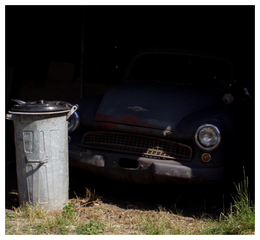
%> input picture ANI-DZO - Image processing/task5/car_low.png, 260 x 240 px, shrunk from 510 x 470 before the run
$ octave test_HDR.m   (GNU Octave 9; MATLAB toolbox functions it lacks are replaced by stand-ins)
%> lines starting %> are read from the running program, lines starting %| are printed output that depends on the picture; in (x1, y1, x2, y2) boxes, pixels count from 0 and x2, y2 are one past the last pixel; in counts of white or black regions, pixels touching at a corner belong together; the program's own positions count from 1
### ANI-DZO - Image processing/task5/calc_grad.m
function [Gx, Gy] = calc_grad(I)
    [h, w, c] = size(I);
    Gx = zeros(h, w, c);
    Gy = zeros(h, w, c);

    for y = 2:h
        for x = 2:w
            for c = 1:3
                Gy(y, x, c) = I(y, x, c) - I(y, x-1, c);
                Gx(y, x, c) = I(y, x, c) - I(y-1, x, c);
            end
        end
    end
    Gy(:,1,:) = 0;
    Gy(:,end,:) = 0;
    Gx(1,:,:) = 0;
    Gx(end,:,:) = 0;
end

### ANI-DZO - Image processing/task5/get_mask.m
function M = get_mask(GxA, GyA, GxB, GyB)
    h = size(GxA, 1);
    w = size(GxA, 2);
    M = zeros(h, w);

    for y = 1:h
        for x = 1:w
            mag_GA = GxA(y, x, :).^2 + GyA(y, x, :).^2;
            mag_GB = GxB(y, x, :).^2 + GyB(y, x, :).^2;
            if sum(mag_GA) < sum(mag_GB)
                M(y, x, :) = 255;
            end
        end
    end
    M = repmat(M, [1,1,3]);
end

### ANI-DZO - Image processing/task5/merge_grad.m
function [Gx, Gy] = merge_grad(GxA, GyA, GxB, GyB, M)
    h = size(GxA, 1);
    w = size(GxA, 2);
    Gx = zeros(h,w,3);
    Gy = zeros(h,w,3);

    for y = 1:h
        for x = 1:w
            for c = 1:3
                if M(y, x, c) == 0
                    Gx(y, x, c) = GxA(y, x, c);
                    Gy(y, x, c) = GyA(y, x, c);
                else
                    Gx(y, x, c) = GxB(y, x, c);
                    Gy(y, x, c) = GyB(y, x, c);
                end
            end
        end
    end
end

### ANI-DZO - Image processing/task5/calc_div.m
function [divG] = calc_div(Gx, Gy)
    [h, w, c] = size(Gx);
    Gxdx = diff(Gx, 1, 1);
    Gydy = diff(Gy, 1, 2);
    % padd Gxdx/Gydy with 0 row/col
    divG = [Gxdx;  zeros(1,w,c)] + [Gydy, zeros(h,1,c)];
end

### ANI-DZO - Image processing/task5/solve_FT.m
function O = solve_FT(divG)
    lambda = 0.00000001;
    [h,w,~] = size(divG);
    kernel = [0 1 0;
              1 -4 1;
              0 1 0];
    ker_fft = fft2(kernel, h, w);
    img_fft = fft2(divG);
    O = conj(ker_fft).*img_fft;
    O = O ./ (abs(ker_fft).^2 + lambda);
    O = real(ifft2(O));
end

### ANI-DZO - Image processing/task5/normalize_colors.m
function O = normalize_colors(I)
    O = zeros(size(I));
    for c=1:3
        channel = I(:,:,c);
        MIN = min(channel(:));
        MAX = max(channel(:));

        if (MAX - MIN) > 1e-6 % prevent div by 0
            O(:,:,c) = (channel - MIN) / (MAX - MIN);
        else
            O(:,:,c) = channel;
        end
    end
end

### ANI-DZO - Image processing/task5/test_HDR.m

%%%%%%%%%%%%% HDR Image Fusion Test %%%%%%%%%%%%%%

fig=0;

%%% read input images (car low / high)

A = double(imread('car_low.png'))/255;
B = double(imread('car_high.png'))/255;
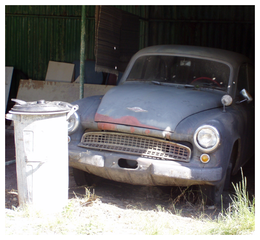
%> input picture ANI-DZO - Image processing/task5/car_high.png, 260 x 240 px, shrunk from 510 x 470 before the run

fig=fig+1; figure(fig); imagesc(A); axis image; title('Car Low')
fig=fig+1; figure(fig); imagesc(B); axis image; title('Car High')

%%% compute gradients

[GxA, GyA] = calc_grad(A);
[GxB, GyB] = calc_grad(B);

fig=fig+1; figure(fig); imagesc(0.5*GxA+0.5); axis image; title('Car Low (Gx)')
fig=fig+1; figure(fig); imagesc(0.5*GyA+0.5); axis image; title('Car Low (Gy)')

fig=fig+1; figure(fig); imagesc(0.5*GxB+0.5); axis image; title('Car High (Gx)')
fig=fig+1; figure(fig); imagesc(0.5*GyB+0.5); axis image; title('Car High (Gy)')

%%% generate mask

M = get_mask(GxA, GyA, GxB, GyB);
%> after the loop in get_mask, `for y = 1:h`:
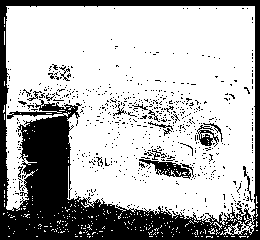
%> M: size 240x260 double; 70.9% white; 671 black regions (650 under 20 px), largest, box (x1, y1, x2, y2) and area: (0, 0, 260, 240) 15375, (139, 159, 191, 179) 401, (197, 125, 219, 147) 207

fig=fig+1; figure(fig); imagesc(M); colormap gray; axis image; title('Details Mask')

%%% merge gradients

[Gx, Gy] = merge_grad(GxA, GyA, GxB, GyB, M);
%> after the loop in merge_grad, `for y = 1:h`:
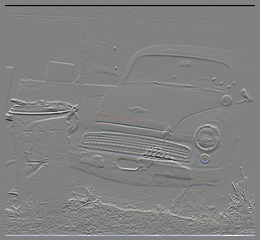
%> Gx: size 240x260x3 double; mean R, G, B 0.00195, 0.00204, 0.00217; drawn with min black and max white
%> after the loop in merge_grad, `for y = 1:h`:
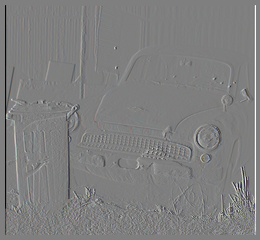
%> Gy: size 240x260x3 double; mean R, G, B -0.000205, -0.000289, -0.00024; drawn with min black and max white

fig=fig+1; figure(fig); imagesc(0.5*Gx+0.5); axis image; title('Car (Gx)')
fig=fig+1; figure(fig); imagesc(0.5*Gy+0.5); axis image; title('Car (Gy)')

%%% compute divergence

divG = calc_div(Gx, Gy);

fig=fig+1; figure(fig); imagesc(0.5*divG+0.5); axis image; title('Car (divG)')
%> after `title('Car (divG)')`:
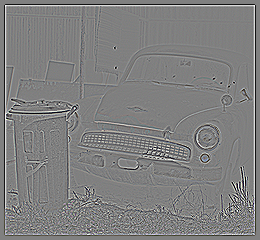
%> displayed picture: size 240x260x3, on the screen's scale of 0 to 255; mean R, G, B 127.7, 127.7, 127.7; mean of the top-left, top-right, bottom-left and bottom-right quarters 127.7, 127.8, 127.7, 127.7

%%% solve using Fourier Transform

O = solve_FT(divG);

%%% normalize colors

O = normalize_colors(O);
%> the loop in normalize_colors, `for c=1:3` made 3 passes
%> (MIN, MAX) on passes 1 to 3: (-0.639, 1.02), (-0.672, 1.04), (-0.602, 1.03)
%> pass 1, in normalize_colors, `channel = I(:,:,c);`:
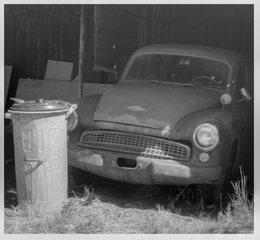
%> channel: size 240x260 double; min -0.639, max 1.02, mean 0; drawn with min black and max white
%> pass 3, in normalize_colors, `channel = I(:,:,c);`:
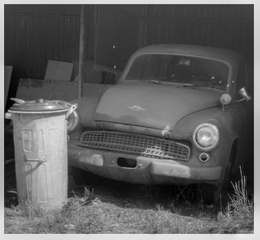
%> channel: size 240x260 double; min -0.602, max 1.03, mean -3.64e-18; drawn with min black and max white

fig=fig+1; figure(fig); imagesc(O); axis image; title('Car (gradient domain merge)')
